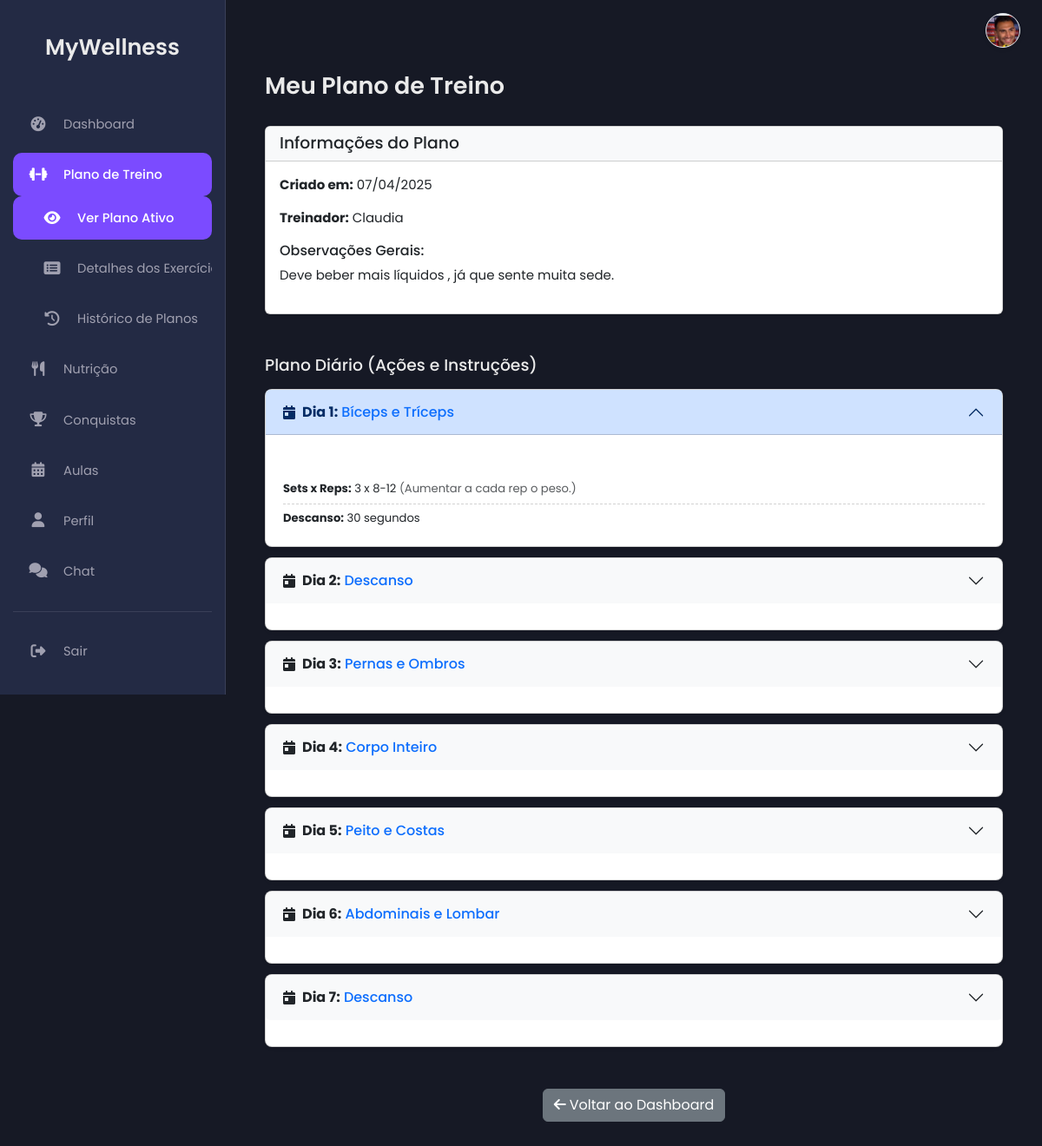
The page /workout_hub.php (signed in) on the database its author committed.
### tables this page shows
CREATE TABLE `workout_plans` (
  `id` int(11) NOT NULL,
  `client_id` int(11) NOT NULL,
  `trainer_id` int(11) NOT NULL,
  `plan_details` text NOT NULL,
  `created_at` timestamp NOT NULL DEFAULT current_timestamp(),
  `is_active` tinyint(1) DEFAULT 0
);

CREATE TABLE `users` (
  `id` int(11) NOT NULL,
  `name` varchar(100) NOT NULL,
  `email` varchar(100) NOT NULL,
  `numero_telemovel` varchar(25) DEFAULT NULL COMMENT 'Número de telemóvel do utilizador',
  `password` varchar(255) NOT NULL,
  `role` enum('client','trainer','nutritionist','admin','receptionist') DEFAULT NULL,
  `token` varchar(255) DEFAULT NULL,
  `reset_token` varchar(255) DEFAULT NULL,
  `reset_token_expires_at` datetime DEFAULT NULL,
  `first_login` tinyint(1) NOT NULL DEFAULT 1,
  `created_at` timestamp NOT NULL DEFAULT current_timestamp(),
  `profile_picture` varchar(255) DEFAULT NULL
);

CREATE TABLE `workout_plan_days` (
  `id` int(11) NOT NULL,
  `workout_plan_id` int(11) DEFAULT NULL,
  `day_name` varchar(255) NOT NULL,
  `day_details` text DEFAULT NULL,
  `day_option_id` int(11) DEFAULT NULL
);

CREATE TABLE `day_options` (
  `id` int(11) NOT NULL,
  `name` varchar(255) NOT NULL
);

### workout_hub.php (the view, shortened to what this page needs)
<?php
include 'db.php';
include 'header.php';
include 'sidebar_client.php';
$user_id = $_SESSION['user_id'];
$workout_plan = null;
$workout_plan_days = [];
$page_error = '';
try {
    $stmt_client = $pdo->prepare("SELECT id FROM clients WHERE user_id = ? LIMIT 1");
    $stmt_client->execute([$user_id]);
    $client_data = $stmt_client->fetch();
    $client_id = $client_data['id'];
    $stmt_plan = $pdo->prepare("
        SELECT wp.id, wp.plan_details, wp.created_at, u.name as trainer_name
        FROM workout_plans wp
        JOIN users u ON wp.trainer_id = u.id
        WHERE wp.client_id = ? AND wp.is_active = 1
        LIMIT 1
    ");
    $stmt_plan->execute([$client_id]);
    $workout_plan = $stmt_plan->fetch();
    if ($workout_plan) {
        $workout_plan_id = $workout_plan['id'];
        $stmt_days = $pdo->prepare("
            SELECT wpd.day_name, wpd.day_details, do.name AS day_option_name
            FROM workout_plan_days wpd
            LEFT JOIN day_options do ON wpd.day_option_id = do.id
            WHERE wpd.workout_plan_id = ?
            ORDER BY FIELD(wpd.day_name, 'Dia 1', 'Dia 2', 'Dia 3', 'Dia 4', 'Dia 5', 'Dia 6', 'Dia 7')
        ");
        $stmt_days->execute([$workout_plan_id]);
        $workout_plan_days = $stmt_days->fetchAll();
    } else {
        $page_error = "Nenhum plano de treino ativo encontrado. Contacte o seu treinador.";
    }
} catch (PDOException $e) {
    $page_error = "Erro ao carregar o plano de treino: " . $e->getMessage();
    error_log("Erro BD ao carregar plano de treino (workout_hub.php): " . $e->getMessage());
} catch (Exception $e) {
    $page_error = "Erro: " . $e->getMessage();
    error_log("Erro geral ao carregar plano de treino (workout_hub.php): " . $e->getMessage());
}
function renderActions($json_details) {
    $actions = json_decode($json_details, true);
    if (!is_array($actions) || empty($actions)) {
        return '<p class="text-muted small fst-italic">Nenhuma ação detalhada para este dia.</p>';
    }
    $html = '<ul class="list-unstyled small mb-0">';
    foreach ($actions as $action) {
        $html .= '<li>';
        switch ($action['type']) {
            case 'sets_reps':
                $html .= "<strong>Sets x Reps:</strong> " . htmlspecialchars($action['data']['sets'] ?? '') . " x " . htmlspecialchars($action['data']['reps'] ?? '');
                if (!empty($action['data']['notes'])) {
                    $html .= " <span class='text-muted'>(" . htmlspecialchars($action['data']['notes']) . ")</span>";
                }
                break;
            case 'rest_time':
                $html .= "<strong>Descanso:</strong> " . htmlspecialchars($action['data']['time'] ?? '') . " " . htmlspecialchars($action['data']['unit'] ?? '');
                break;
        }
        $html .= '</li>';
    }
    $html .= '</ul>';
    return $html;
}
?>
<main class="main-content">
    <div class="container mt-5">
        <h2>Meu Plano de Treino</h2>
        <?php if ($page_error): ?>
            <div class="alert alert-warning"><?= htmlspecialchars($page_error) ?></div>
        <?php elseif ($workout_plan): ?>
            <div class="card shadow-sm mb-4">
                <div class="card-header bg-light"><h4 class="mb-0 text-dark">Informações do Plano</h4></div>
                    <div class="card-body">
                        <p><strong>Criado em:</strong> <?= htmlspecialchars(date('d/m/Y', strtotime($workout_plan['created_at']))) ?></p>
                        <p><strong>Treinador:</strong> <?= htmlspecialchars($workout_plan['trainer_name']) ?></p>
                        <h6>Observações Gerais:</h6>
                        <?php if (!empty($workout_plan['plan_details'])): ?>
                            <p><?= nl2br(htmlspecialchars($workout_plan['plan_details'])) ?></p>
                        <?php else: ?>
                            <p class="text-muted fst-italic">Nenhuma observação geral.</p>
                        <?php endif; ?>
                    </div>
            </div>
            <h4 class="mb-3 mt-5">Plano Diário (Ações e Instruções)</h4>
            <?php if (!empty($workout_plan_days)): ?>
                <div class="accordion workout-accordion" id="workoutPlanAccordion">
                    <?php foreach ($workout_plan_days as $index => $day):
                        $day_id_suffix = preg_replace('/[^a-zA-Z0-9]/', '', $day['day_name']) . $index;
                        $is_first_item = ($index === 0);
                    ?>
                        <div class="accordion-item">
                            <h2 class="accordion-header" id="heading<?= $day_id_suffix ?>">
                                <button class="accordion-button <?= !$is_first_item ? 'collapsed' : '' ?>" type="button" data-bs-toggle="collapse" data-bs-target="#collapse<?= $day_id_suffix ?>" aria-expanded="<?= $is_first_item ? 'true' : 'false' ?>" aria-controls="collapse<?= $day_id_suffix ?>">
                                    <i class="fas fa-calendar-day me-2"></i>
                                    <strong><?= htmlspecialchars($day['day_name']) ?>:</strong>&nbsp;
                                    <span class="text-primary"><?= htmlspecialchars($day['day_option_name'] ?: 'Descanso / Outro') ?></span>
                                </button>
                            </h2>
                            <div id="collapse<?= $day_id_suffix ?>" class="accordion-collapse collapse <?= $is_first_item ? 'show' : '' ?>" aria-labelledby="heading<?= $day_id_suffix ?>" data-bs-parent="#workoutPlanAccordion">
                                <div class="accordion-body">
                                    <?= renderActions($day['day_details']) ?>
                                </div>
                            </div>
                        </div>
                    <?php endforeach; ?>
                </div>
                <?php else: ?>
                    <p class="text-muted">Nenhum detalhe diário configurado para este plano.</p>
                <?php endif; ?>
        <?php endif; ?>
        <div class="text-center mt-5 mb-4">
            <a href="dashboard.php" class="btn btn-secondary"><i class="fas fa-arrow-left me-1"></i>Voltar ao Dashboard</a>
        </div>
    </div>
</main>
<?php
include 'footer.php';
?>

### assets/css/dashboard_cliente.css (style rules this page uses)
:root { --bg-dark-primary: #161925; --bg-dark-secondary: #232A44; --text-light: #EAEAEA; --text-muted: #A0A0B0; --accent-color: #7B4BFF; --accent-color-hover: #6a3ffb; --border-color: #3a3f58; --sidebar-width: 260px; --sidebar-width-collapsed: 80px; --font-family: 'Poppins', sans-serif; }
body.dashboard-body { background-color: var(--bg-dark-primary); color: var(--text-light); font-family: var(--font-family); margin: 0; padding: 0; display: flex; min-height: 100vh; font-size: 15px; }
.main-content { margin-left: var(--sidebar-width); padding: 35px 45px; width: calc(100% - var(--sidebar-width)); background-color: var(--bg-dark-primary); transition: margin-left 0.3s ease, width 0.3s ease; overflow-y: auto; }
.main-content h2 { color: var(--text-light); margin-bottom: 30px; font-weight: 600; font-size: 1.8em; }
.main-content h4 { color: var(--text-light); margin-bottom: 15px; font-weight: 500; font-size: 1.25em; }
.container, .container-fluid, .container-lg, .container-md, .container-sm, .container-xl, .container-xxl { padding-left: 0; padding-right: 0; max-width: 100%; }

### assets/css/personalizacao_chat.css (style rules this page uses)
:root { --chat-bg: #FFFFFF; --chat-text: #000000; --chat-border: #D1D1D6; --chat-messages-bg: #FFFFFF; --chat-input-area-bg: #F8F9FA; --chat-input-bg: #FFFFFF; --chat-placeholder-text: #8A8A8E; --chat-sent-bg: #007AFF; --chat-sent-bg-rgb: 0, 122, 255; --chat-sent-text: #FFFFFF; --chat-received-bg: #E5E5EA; --chat-received-text: #000000; --chat-timestamp-sent: #d1eaff; --chat-timestamp-received: #6c757d; }

### workout_hub.php (style rules this page uses)
.workout-accordion .accordion-item { border: 1px solid var(--bs-border-color-translucent); border-radius: 0.5rem; margin-bottom: 0.75rem; box-shadow: 0 0.125rem 0.25rem rgba(0,0,0,0.075); }
.workout-accordion .accordion-button { font-weight: 500; color: var(--bs-body-color); background-color: var(--bs-tertiary-bg); border-radius: calc(0.5rem - 1px) calc(0.5rem - 1px) 0 0; }
.workout-accordion .accordion-button:not(.collapsed) { color: var(--bs-primary-text-emphasis); background-color: var(--bs-primary-bg-subtle); box-shadow: inset 0 -1px 0 var(--bs-border-color-translucent); }
.workout-accordion .accordion-body ul { list-style-type: none; padding-left: 0; }
.workout-accordion .accordion-body ul li { padding: 0.4rem 0; border-bottom: 1px dashed var(--bs-border-color-translucent); }
.workout-accordion .accordion-body ul li:last-child { border-bottom: none; }

### rows shown on the page
workout_plans: created_at "07/04/2025", trainer.name "Claudia", plan_details "Deve beber mais líquidos , já que sente muita sede."
workout_plan_days: day_name "Dia 1", day_option.name "Bíceps e Tríceps", sets "3", reps "8-12", notes "Aumentar a cada rep o peso.", time "30", unit "segundos"
workout_plan_days: day_name "Dia 2", day_option.name "Descanso"
workout_plan_days: day_name "Dia 3", day_option.name "Pernas e Ombros"
workout_plan_days: day_name "Dia 4", day_option.name "Corpo Inteiro"
workout_plan_days: day_name "Dia 5", day_option.name "Peito e Costas"
workout_plan_days: day_name "Dia 6", day_option.name "Abdominais e Lombar"
workout_plan_days: day_name "Dia 7", day_option.name "Descanso"
